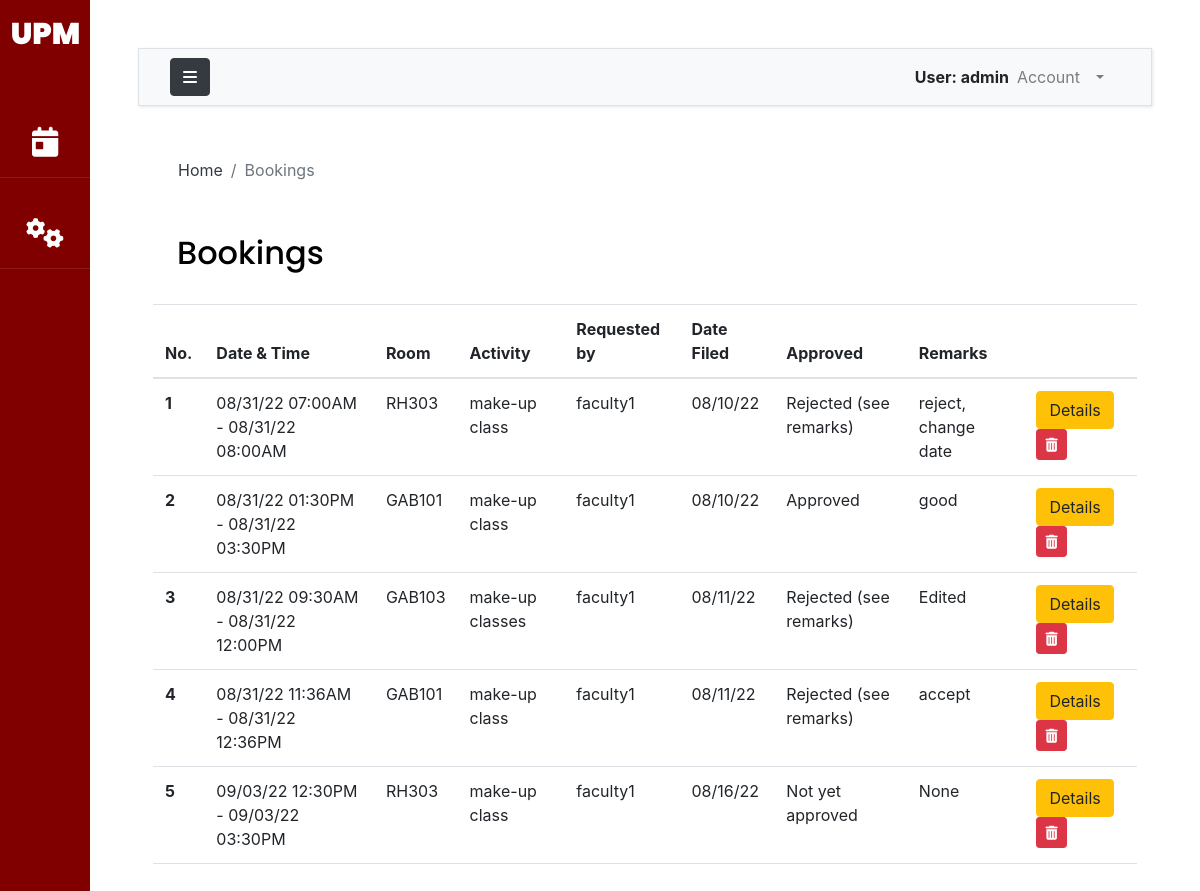
Page /booking/ (signed in) on the earlier database version.
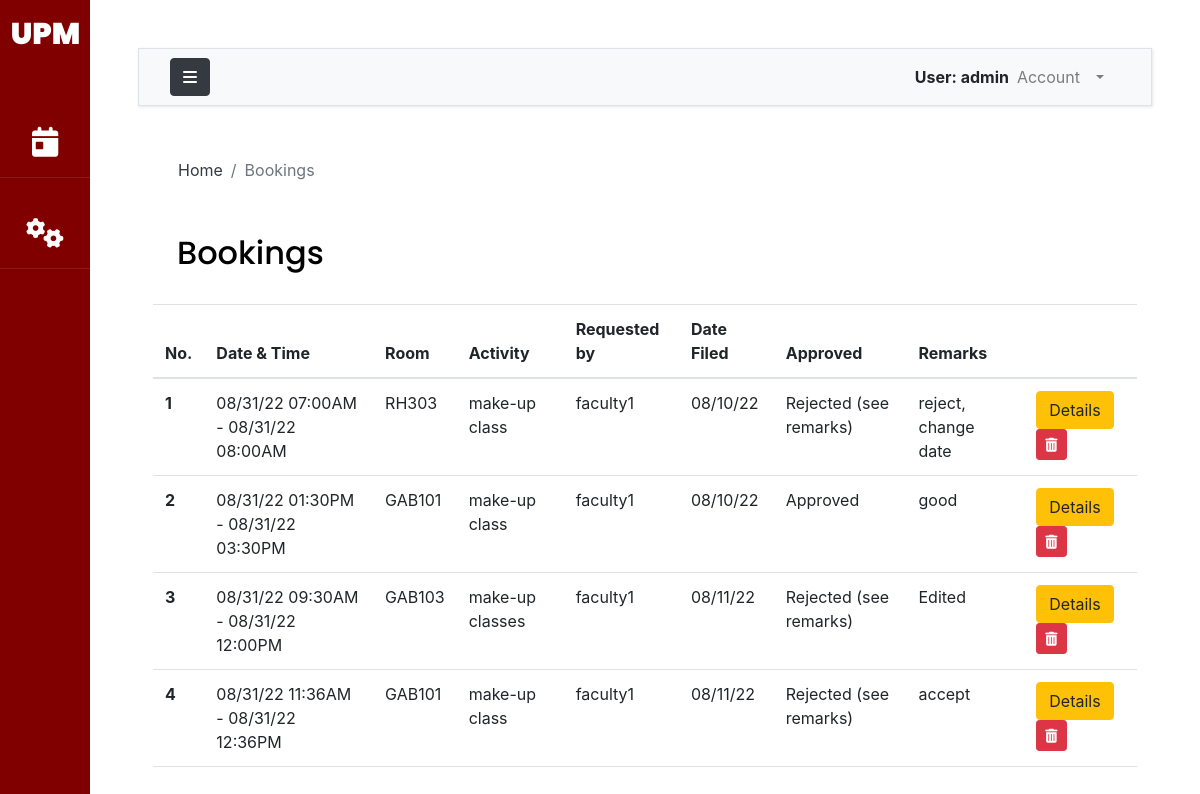
Same page on the later database version.
### accounts/models.py (models this page shows, shortened)
class AuthUser(AbstractUser):
    FACULTY = 1
    STAFF = 2
    OCS = 3
    ADPD = 4
    AO = 5
    USER_TYPE_CHOICES = (
        (FACULTY, 'Faculty'),
        (STAFF, 'Staff'),
        (OCS, 'OCS'),
        (ADPD, 'ADPD'),
        (AO,'AO')
    )
    first_name = models.CharField(max_length=200)
    last_name = models.CharField(max_length=200)
    email = models.EmailField(unique=True, validators=[
        EmailValidator(allowlist=['up.edu.ph'])
    ])
    college = models.ForeignKey("UPM.College",on_delete=models.CASCADE,null=True,blank=True)
    department = models.ForeignKey("UPM.Department",on_delete=models.CASCADE,null=True,blank=True)
    user_type = models.PositiveSmallIntegerField(choices=USER_TYPE_CHOICES,null=True)
    def __str__(self):
        return self.username

### bookingapp/models.py (models this page shows, shortened)
class Booking(models.Model):
    room = models.ForeignKey(Room,on_delete=models.CASCADE,null=True)
    faculty =  models.ForeignKey(Faculty,on_delete=models.CASCADE,null=True,blank = True)
    approver =  models.ForeignKey(ADPD,on_delete=models.CASCADE,null=True,blank=True)
    booker = models.ForeignKey(AuthUser,on_delete=models.CASCADE,null=True,blank=True)
    dept_or_office = models.CharField(max_length=300,null=True,blank=True)
    organization = models.CharField(max_length=300,null=True,blank=True)
    subject = models.CharField(max_length=300, null=True,blank=True)
    activity = models.CharField(max_length=300,null=True)
    isApproved = models.BooleanField(null=True, blank = True)
    isEdited = models.BooleanField(null=True, blank = True)
    date_approved = models.DateField(null=True,blank=True)
    date_created = models.DateTimeField(auto_now_add=True,blank=True)
    start_time = models.DateTimeField(null=True)
    end_time = models.DateTimeField(null=True)
    numofstudents = models.IntegerField(null=True)
    equipment = models.TextField(null=True, blank=True)
    remarks = models.TextField(null=True, blank=True)

### UPM/models.py (models this page shows, shortened)
class Room(models.Model):
    name = models.CharField(max_length=300,null=True, unique=True)
    slug = models.SlugField(null=True)
    room_type =models.ForeignKey(RoomType,on_delete=models.CASCADE,null=True)
    college = models.ForeignKey(College,on_delete=models.CASCADE,null=True)
    building = models.ForeignKey(Building, on_delete=models.CASCADE, null=True)
    capacity = models.IntegerField()
    def __str__(self):
        return self.name

### bookingapp/views.py (the view)
# urls.py: path('', views.viewBookings, name='viewBookings'),
@login_required(login_url='loginPage')
def viewBookings(request):
    if request.user.user_type == 1 or request.user.user_type == 2:
        bookings = Booking.objects.filter(booker=request.user)
    elif request.user.user_type == None:
        bookings = Booking.objects.all()
    else:
        college = request.user.college
        print(college)
        bookings = Booking.objects.filter(room__college=college)
    context={'bookings':bookings}
    return render(request, 'booking/booking.html',context)

### templates/booking/booking.html (shortened to what this page needs)
{% extends 'base.html' %}
{% load static %}
{% load crispy_forms_tags %}
{% block breadcrumb %}
<nav aria-label="breadcrumb">
  <ol class="breadcrumb mt-3 ms-4 bg-body">
    <li class="breadcrumb-item"><a href="{% url 'indexPage' %}" class="text-dark">Home</a></li>
    <li class="breadcrumb-item active" aria-current="page">Bookings</li>
  </ol>
</nav>
{% endblock breadcrumb %}
{% block content %}
<div class = "container-fluid">
    <h2 class="py-4 px-4">Bookings</h2>
    <table class="table">
        <thead>
          <tr>
            <th scope="col">No.</th>
            <th scope="col">Date & Time</th>
            <th scope="col">Room</th>
            <th scope="col">Activity</th>
            <th scope="col">Requested by</th>
            <th scope="col">Date Filed</th>
            <th scope="col">Approved</th>
            <th scope="col">Remarks</th>
            <th scope="col"></th>
          </tr>
        </thead>
        <tbody>
          {% for booking in bookings %}
          <tr>
            <th scope="row">{{forloop.counter}}</th>
            <td>{{booking.start_time|date:"m/d/y h:iA"}} - {{booking.end_time|date:"m/d/y h:iA"}}</td>
            <td>{{booking.room}}</td>
            <td>{{booking.activity}}</td>
            <td>{{booking.booker}}</td>
            <td>{{booking.date_created|date:"m/d/y"}}</td>
            {% if booking.isApproved == True %}
                <td>Approved</td>
            {% elif booking.isApproved == False %}
                <td>Rejected (see remarks)</td>
            {% else %}
                <td>Not yet approved</td>
            {% endif %}
            <td>{{booking.remarks}}</td>
            <td>
              <a class='btn btn-warning ' href="{% url 'bookingDetails' booking.id%}"> Details</a>
              {% if booking.booker == request.user or request.user.user_type == 3 or request.user.user_type == None %}
              <button class='btn btn-danger btn-sm' data-bs-toggle="modal" data-bs-target="#deletePopup{{booking.id}}"><i class="fa-solid fa-trash-can"></i></button>
              {%endif%}
            </td>
          </tr>
          {% endfor %}
        </tbody>
      </table>
</div>
{% endblock content %}

### templates/base.html (shortened to what this page needs)
{% load static %}
{% load crispy_forms_tags %}
<!DOCTYPE html>
<html lang="en">
    <head>
        {% include 'css_modules.html' %}
    </head>
    <body>
        <div class="wrapper d-flex align-items-stretch">
            <nav id="sidebar" class="active">
                <h1><a href="{% url 'indexPage' %}" class="logo mt-2 pt-2">UPM</a></h1>
                <ul class="list-unstyled components mb-5">
                    {% if request.user.is_authenticated %}
                    <li>
                        <a href="{% url 'viewBookings' %}"><i class="fa-solid fa-calendar-day"></i> <span class="link_label ms-1"> Bookings</span></a>
                    </li>
                        {% if request.user.user_type == none %}
                        <li>
                            <a data-bs-toggle="collapse" href="#collapseOptions" role="button" aria-expanded="false" aria-controls="collapseOptions" id="clps"><i class="fa fa-cogs"></i> <span class="link_label">Administrator</span></a>
                        </li>
                        {% endif %}
                    {% else %}
                    <li>
                        <a href="{% url 'roomView' %}"><i class="fa-solid fa-door-closed"></i> <span class="link_label ms-1">View Rooms</span></a>
                    </li>
                    {% endif %}
                </ul>
            </nav>
            <div id="content" class="p-4 p-md-5 bg-body">
                <nav class="navbar navbar-expand-lg navbar-light bg-light border">
                    <div class="container-fluid">
                        <button type="button" id="sidebarCollapse" class="btn btn-dark">
                            <i class="fa fa-bars"></i>
                        </button>
                        <div class="collapse navbar-collapse" id="navbarSupportedContent">
                            <ul class="nav navbar-nav ml-auto">
                                <span class="fw-bolder mt-2">User: {{request.user}}</span>
                                {% if request.user.is_authenticated %}
                                <li class="nav-item dropdown me-3 pe-3">
                                        <a class="nav-link dropdown-toggle" href="#" id="navbarDropdown" role="button" data-bs-toggle="dropdown" aria-expanded="false">
                                        Account
                                        </a>
                                    </li>
                                {% else %}
                                    <a class='text-secondary mt-2 ms-2 me-3 pe-3' href="{% url 'loginPage' %}" id="navbarDropdown" >
                                       <strong>Log In</strong>
                                    </a>
                                {% endif %}
                            </ul>
                        </div>
                    </div>
                </nav>
                <main>
                    <div class="app-title">
                        {% block breadcrumb %}
                        {% endblock breadcrumb %}
                    </div>
                    {% block content %}
                    {% endblock content %}
                </main>
            </div>
		</div>
    </body>
</html>

### templates/css_modules.html (shortened to what this page needs)
{% load static %}
<link href="https://cdn.jsdelivr.net/npm/bootstrap@5.1.3/dist/css/bootstrap.min.css" rel="stylesheet">
<link rel="stylesheet" href="{% static 'css/style.css'%}?{% now 'U' %}">
<link rel="stylesheet" href="{% static 'css/bootstrap.min.css'%}?{% now 'U' %}">
<link rel="stylesheet" href="https://cdn.jsdelivr.net/npm/@fortawesome/fontawesome-free@6.1.1/css/fontawesome.min.css">

### templates/script_modules.html (shortened to what this page needs)
{% load static %}

Differences in the rows shown:
removed Booking: start_time "09/03/22 12:30PM", end_time "09/03/22 03:30PM", room "RH303", activity "make-up class", booker "faculty1", date_created "08/16/22", shows "Not yet approved", remarks "None"
